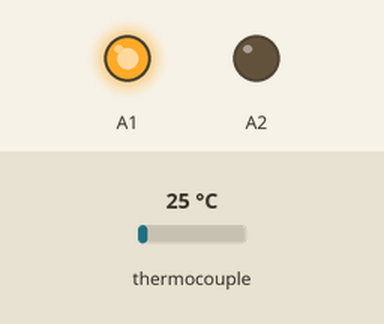
This sketch was run on a simulated Arduino Uno, built with avr-gcc and run on an emulated ATmega328P. Parts: output pins drawn as LEDs (lit = HIGH). Inputs (shaded band) come from the test bench; at power-on: thermocouple 25 °C. What the sketch prints to the serial monitor is not drawn.

Above: at 0.01 s.
Timing chart, 0 to 1.6 s (numbered marks = the images above):
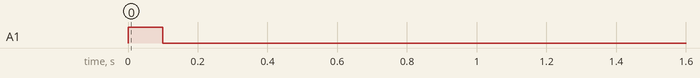

The sketch:

pt100-2wire-max31865.ino
```cpp
/**
 * https://learn.adafruit.com/adafruit-max31865-rtd-pt100-amplifier?view=all
 */
#include <Adafruit_MAX31865.h>

// Use software SPI: CS, DI, DO, CLK
//Adafruit_MAX31865 thermo = Adafruit_MAX31865(10, 11, 12, 13);
// use hardware SPI, just pass in the CS pin
Adafruit_MAX31865 thermo = Adafruit_MAX31865(A2);

// The value of the Rref resistor. Use 430.0 for PT100 and 4300.0 for PT1000
#define RREF      430.0
// The 'nominal' 0-degrees-C resistance of the sensor
// 100.0 for PT100, 1000.0 for PT1000
#define RNOMINAL  100.0

void setup() {
  Serial.begin(9600);
  pinMode(A1, OUTPUT);
  pinMode(A2, OUTPUT);
  digitalWrite(A1, HIGH);
  delay(100);
  digitalWrite(A1, LOW);
  delay(100);

  thermo.begin(MAX31865_2WIRE);  // set to 3WIRE or 4WIRE as necessary
}

void loop() {
  float temp = thermo.temperature(RNOMINAL, RREF);
  Serial.println("temp: ");
  Serial.println(temp);
  delay(1000);
}
```
